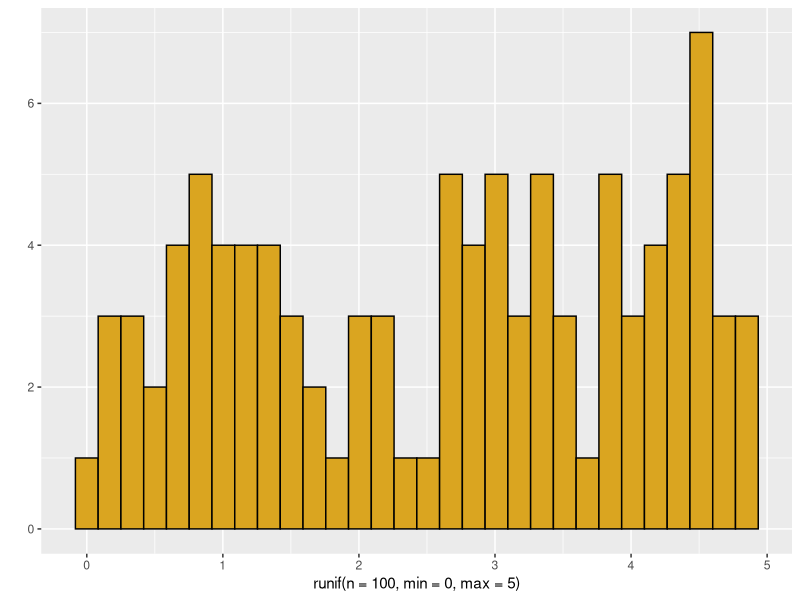
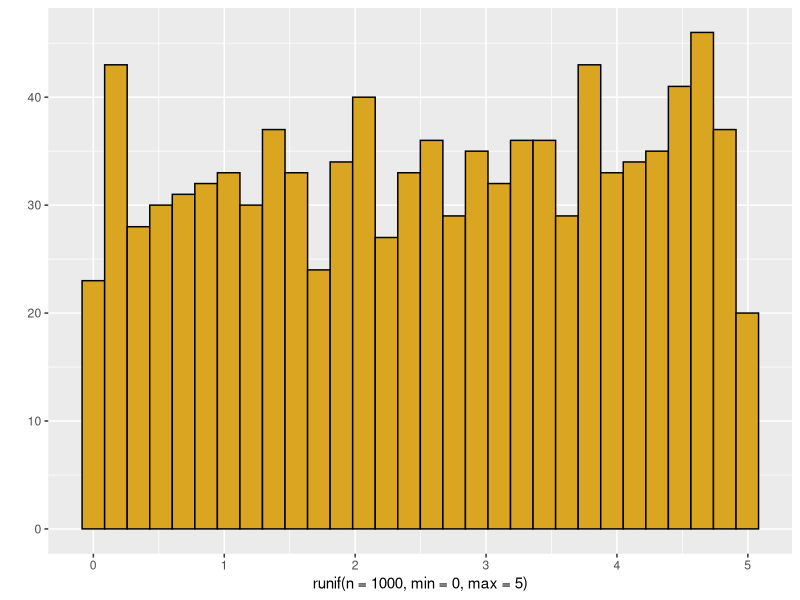
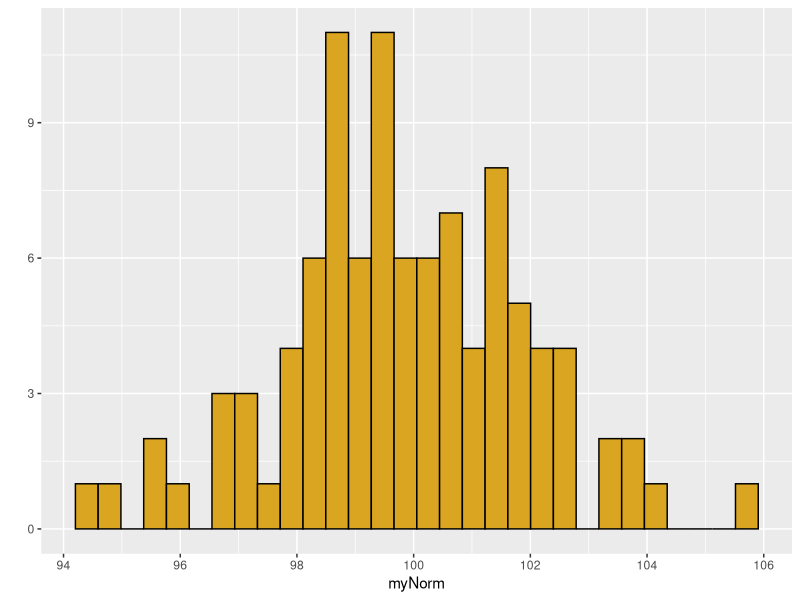
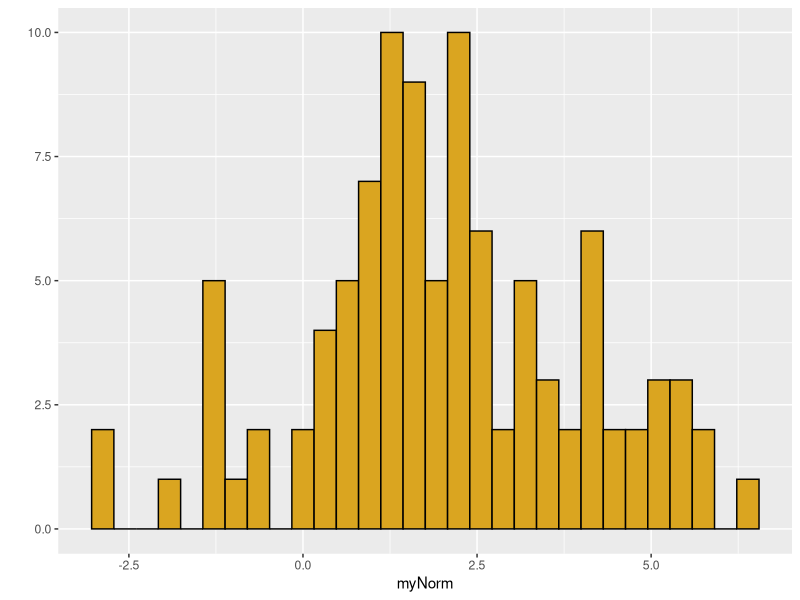
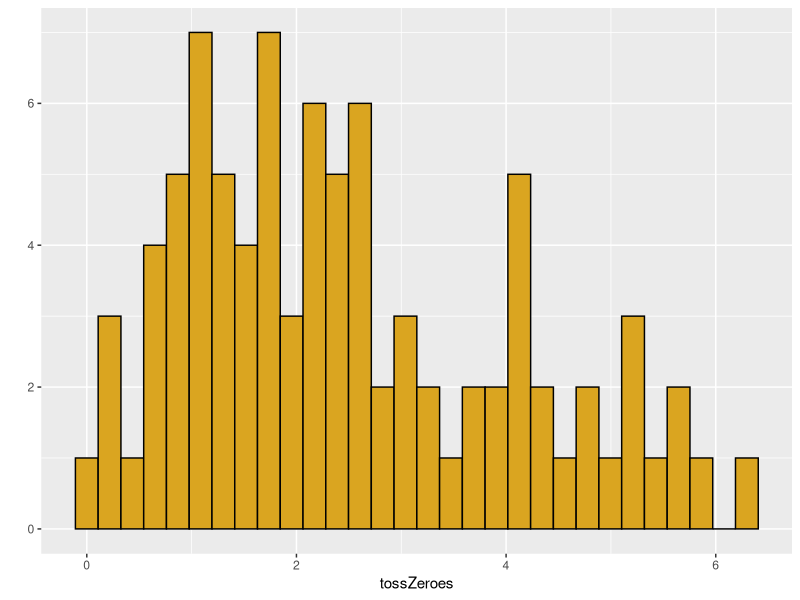
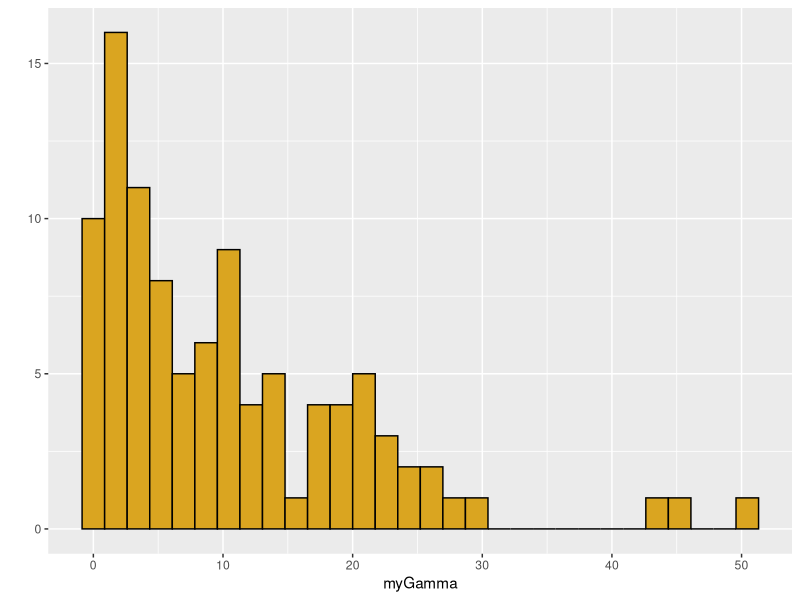
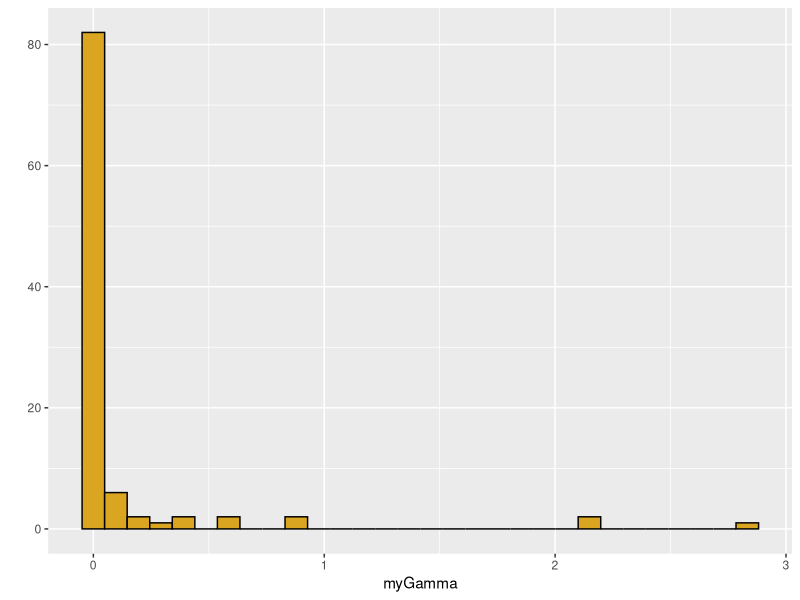
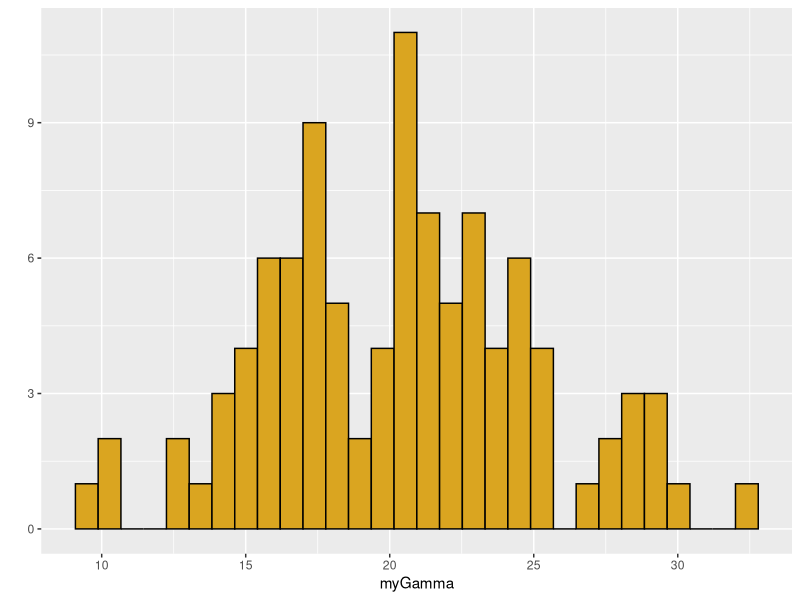

These figures' R source, in order:
## ---- chunk 1
library(tidyverse)

# uniform
# params specify minimum and maximum

#runif for random data
qplot(x=runif(n=100,min=0,max=5),color=I("black"),fill=I("goldenrod"))
qplot(runif(n=1000,min=0,max=5),color=I("black"),fill=I("goldenrod"))

## ---- chunk 2
# normal 
myNorm <- rnorm(n=100,mean=100,sd=2)
qplot(myNorm,color=I("black"),fill=I("goldenrod"))

# problems with normal when mean is small but zero is not allowed.
myNorm <- rnorm(n=100,mean=2,sd=2)
qplot(myNorm,color=I("black"),fill=I("goldenrod"))
summary(myNorm)
tossZeroes <- myNorm[myNorm>0]
qplot(tossZeroes,color=I("black"),fill=I("goldenrod"))
summary(tossZeroes)
## ---- chunk 3
# gamma distribution, continuous positive values, but bounded at 0

myGamma <- rgamma(n=100,shape=1,scale=10)
qplot(myGamma,color=I("black"),fill=I("goldenrod"))

# gamma with shape= 1 is an exponential with scale = mean

# shape <=1 gives a mode near zero; very small shape rounds to zero
myGamma <- rgamma(n=100,shape=0.1,scale=1)
qplot(myGamma,color=I("black"),fill=I("goldenrod"))

# large shape parameters moves towards a normal
myGamma <- rgamma(n=100,shape=20,scale=1)
qplot(myGamma,color=I("black"),fill=I("goldenrod"))

# scale parameter changes mean- and the variance!
qplot(rgamma(n=100,shape=2,scale=100),color=I("black"),fill=I("goldenrod"))
qplot(rgamma(n=100,shape=2,scale=10),color=I("black"),fill=I("goldenrod"))
qplot(rgamma(n=100,shape=2,scale=1),color=I("black"),fill=I("goldenrod"))
qplot(rgamma(n=100,shape=2,scale=0.1),color=I("black"),fill=I("goldenrod"))


# unlike the normal, the two parameters affect both mean and variance

# mean = shape*scale
# variance= shape*scale^2
## ---- chunk 4

# beta distribution 
# bounded at 0 and 1
# analagous to a binomial, but result is a continuous distribution of probabilities
# parameter shape1 = number of successes + 1
# parameter shape2 = number of failures + 1
# interpret these in terms of a coin you are tossing

# shape1 = 1, shape2 = 1 = "no data"
myBeta <- rbeta(n=1000,shape1=1,shape2=1)
qplot(myBeta,xlim=c(0,1), color=I("black"),fill=I("goldenrod"), ylim = c(0,50))


# shape1 = 2, shape1 = 1 = "1 coin toss, comes up heads!"
myBeta <- rbeta(n=1000,shape1=2,shape2=1)
qplot(myBeta,xlim=c(0,1),color=I("black"),fill=I("goldenrod"))

# two tosses, 1 head and 1 tail
myBeta <- rbeta(n=1000,shape1=2,shape2=2)
qplot(myBeta,xlim=c(0,1),color=I("black"),fill=I("goldenrod"))

# two tosses, both heads
myBeta <- rbeta(n=1000,shape1=2,shape2=1)
qplot(myBeta,xlim=c(0,1),color=I("black"),fill=I("goldenrod"))

# let's get more data
myBeta <- rbeta(n=1000,shape1=20,shape2=20)
qplot(myBeta,xlim=c(0,1),color=I("black"),fill=I("goldenrod"))

myBeta <- rbeta(n=1000,shape1=500,shape2=500)
qplot(myBeta,xlim=c(0,1),color=I("black"),fill=I("goldenrod"))

# if the coin is biased
myBeta <- rbeta(n=1000,shape1=1000,shape2=500)
qplot(myBeta,xlim=c(0,1),color=I("black"),fill=I("goldenrod"))
myBeta <- rbeta(n=1000,shape1=10,shape2=5)
qplot(myBeta,xlim=c(0,1),color=I("black"),fill=I("goldenrod"))


# shape parameters less than 1.0 give us a u-shaped distribution
myBeta <- rbeta(n=1000,shape1=0.1,shape2=0.1)
qplot(myBeta,xlim=c(0,1),color=I("black"),fill=I("goldenrod"), ylim=c(0,50))
myBeta <- rbeta(n=1000,shape1=0.5,shape2=0.2)
qplot(myBeta,xlim=c(0,1),color=I("black"),fill=I("goldenrod"), ylim=c(0,100))
## ---- chunk 5
# estimating parameters from data
# maximum likelihood estimator theta versus P(data|theta)

# use fitdistr function, feeding it data and a distribution type)
library(MASS)
x <- rnorm(1000,mean=92.5,sd=2.5)
qplot(x,color=I("black"),fill=I("goldenrod"))
fitdistr(x,"normal")

# compare to true parameters
# compare to parameters estimated from simple means and standard deviations
mean(x)
sd(x)

# but how do we "know" what distribution to fit?
fitdistr(x,"gamma")
z <- fitdistr(x,"gamma")

# find components of z
#str(z)
# rate = 1/scale
# so here is the estimate of the mean
z$estimate[1]/z$estimate[2]

# and here is the estimate of the variance
z$estimate[1]/z$estimate[2]^2
## ---- chunk 6
library(tidyverse)

## ---- chunk 7
n = 50  # number of observations (rows)


varA <- runif(n) # random uniform values (independent)
varB <- runif(n) # a second random column (dependent)
varC <- 5.5 + varA*10 # a noisy linear relationship with varA
ID <- seq_len(n) # creates a sequence from 1:n (if n > 0!)
regData <- data.frame(ID,varA,varB,varC)
head(regData)
#str(regData)
## ---- chunk 8
# model
regModel <- lm(varB~varA,data=regData)

# model output
regModel # printed output is sparse
#str(regModel) # complicated, but has "coefficients"
head(regModel$residuals) # contains residuals

# 'summary' of model has elements
summary(regModel) # 
summary(regModel)$coefficients
#str(summary(regModel))

# best to examine entire matrix of coefficients:
summary(regModel)$coefficients[] #shows all

# can pull results from this, but a little wordy
summary(regModel)$coefficients[1,4]   #p value for intercept
summary(regModel)$coefficients["(Intercept)","Pr(>|t|)"] # uggh


# alternatively unfurl this into a 1D atomic vector with names
z <- unlist(summary(regModel))
# str(z)
# z
z$coefficients7

# grab what we need and put into a tidy  list

regSum <- list(intercept=z$coefficients1,
               slope=z$coefficients2,
               interceptP=z$coefficients7,
               slopeP=z$coefficients8,
               r2=z$r.squared)

# much easier to query and use
print(regSum)
#regSum$r2
#regSum[[5]]

## ---- chunk 9
regPlot <- ggplot(data=regData,aes(x=varA,y=varB)) +
           geom_point() +
           stat_smooth(method=lm,se=0.99) # default se=0.95 
print(regPlot)
# ggsave(filename="Plot1.pdf",plot=regPlot,device="pdf")
## ---- chunk 10
nGroup <- 3 # number of treatment groups
nName <- c("Control","Treat1", "Treat2") # names of groups
nSize <- c(12,17,9) # number of observations in each group
nMean <- c(40,41,60) # mean of each group
nSD <- c(5,5,5) # standardd deviation of each group

ID <- 1:(sum(nSize)) # id vector for each row
resVar <- c(rnorm(n=nSize[1],mean=nMean[1],sd=nSD[1]),
            rnorm(n=nSize[2],mean=nMean[2],sd=nSD[2]),
            rnorm(n=nSize[3],mean=nMean[3],sd=nSD[3]))
TGroup <- rep(nName,nSize)
ANOdata <- data.frame(ID,TGroup,resVar)
#str(ANOdata)
## ---- chunk 11
ANOmodel <- aov(resVar~TGroup,data=ANOdata)
print(ANOmodel)
print(summary(ANOmodel))
z <- summary(ANOmodel)
#str(z)
aggregate(resVar~TGroup,data=ANOdata,FUN=mean)
unlist(z)
unlist(z)[7]
ANOsum <- list(Fval=unlist(z)[7],probF=unlist(z)[9])
ANOsum


## ---- chunk 12
ANOPlot <- ggplot(data=ANOdata,aes(x=TGroup,y=resVar,fill=TGroup)) +
           geom_boxplot()
print(ANOPlot)
# ggsave(filename="Plot2.pdf",plot=ANOPlot,device="pdf")
## ---- chunk 13

xVar <- sort(rgamma(n=200,shape=5,scale=5))
yVar <- sample(rep(c(1,0),each=100),prob=seq_len(200))
lRegData <- data.frame(xVar,yVar)

## ---- chunk 14
lRegModel <- glm(yVar ~ xVar,
                 data=lRegData,
                 family=binomial(link=logit))
summary(lRegModel)
summary(lRegModel)$coefficients

## ---- chunk 15
lRegPlot <- ggplot(data=lRegData, aes(x=xVar,y=yVar)) +
            geom_point() +
            stat_smooth(method=glm, method.args=list(family=binomial))
print(lRegPlot)
   
## ---- chunk 16
# integer counts of different data groups
vec1 <- c(50,66,22)
vec2 <- c(120,22,30)
dataMatrix <- rbind(vec1,vec2)
rownames(dataMatrix) <- c("Cold","Warm")
colnames(dataMatrix) <-c("Aphaenogaster",
                         "Camponotus",
                         "Crematogaster")
#str(dataMatrix)
## ---- chunk 17
print(chisq.test(dataMatrix))
## ---- chunk 18
# some simple plots using baseR
mosaicplot(x=dataMatrix,
           col=c("goldenrod","grey","black"),
           shade=FALSE)
barplot(height=dataMatrix,
        beside=TRUE,
        col=c("cornflowerblue","tomato"))


dFrame <- as.data.frame(dataMatrix)
dFrame <- cbind(dFrame,list(Treatment=c("Cold","Warm")))
dFrame <- gather(dFrame,key=Species,Aphaenogaster:Crematogaster,value=Counts) 

p <- ggplot(data=dFrame,aes(x=Species,y=Counts,fill=Treatment)) + geom_bar(stat="identity",position="dodge",color=I("black")) +
  scale_fill_manual(values=c("cornflowerblue","coral"))
print(p)
